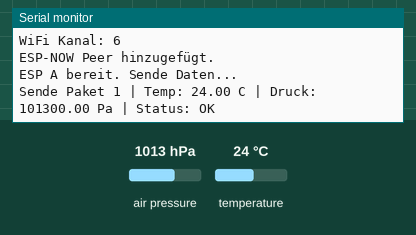
Bench run of a sketch on a simulated ESP32. Shown: the last lines printed to the serial monitor. Inputs (shaded band) come from the test bench; at power-on: air pressure 1013 hPa, temperature 24 °C. WiFi joins after 1.5 s; servers stay silent unless stated.

Above: at 3.7 s.
3.8 s: air pressure set to 952 hPa
At 5.7 s:
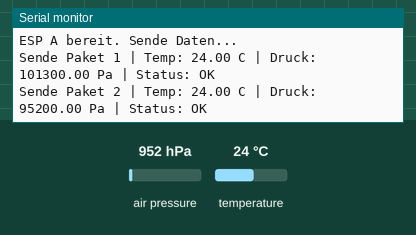
6.5 s: temperature set to 12 °C
At 7.3 s:
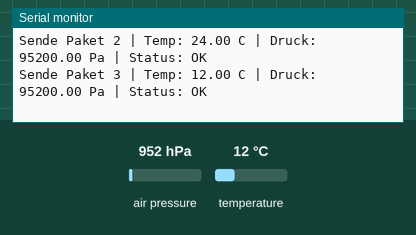
9.2 s: air pressure set to 975 hPa
At 11.8 s:
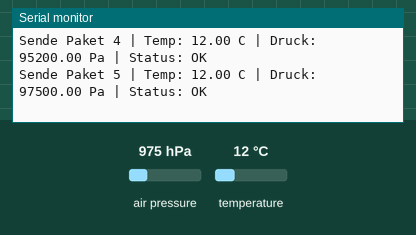
Timing chart, 0 to 13.3 s (numbered marks = the images above; inputs shaded):
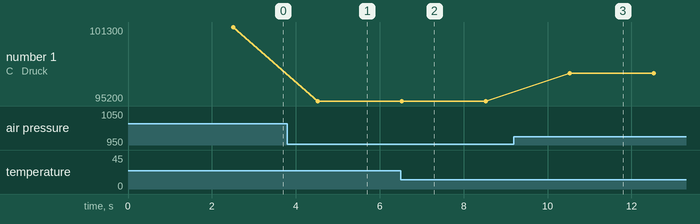

Measured:
- after the input at 3.8 s, the serial monitor: prints a new line after 0.72 s (image 1)
- after the input at 6.5 s, the serial monitor: prints a new line at once (image 2)
- after the input at 9.2 s, the serial monitor: prints a new line after 1.3 s (image 3)
- plotted number 1: 101300 → 95200 after the input at 3.8 s, 95200 → 97500 after the input at 9.2 s

The sketch:

ESPA.ino
```cpp
// ESP_A_SENDER_BMP280_WIFIMANAGER_ESPNOW.ino
// ESP A: WiFiManager + BMP280, sendet per ESP-NOW an ESP B

#include <WiFi.h>
#include <WiFiManager.h>
#include <esp_now.h>
#include <esp_wifi.h>
#include <Wire.h>
#include <Adafruit_BMP280.h>

Adafruit_BMP280 bmp;

typedef struct __attribute__((packed)) {
  uint32_t seq;
  float tempC;
  float pressurePa;
} SensorPacket;

uint32_t seqNo = 0;

// MAC von ESP B
uint8_t receiverMac[6] = {0x00, 0x70, 0x07, 0x84, 0x9F, 0x4C};

static void setWiFiChannel(uint8_t ch) {
  esp_wifi_set_promiscuous(true);
  esp_wifi_set_channel(ch, WIFI_SECOND_CHAN_NONE);
  esp_wifi_set_promiscuous(false);
}

static void initEspNow(uint8_t channel) {
  if (esp_now_init() != ESP_OK) {
    Serial.println("ESP-NOW init fehlgeschlagen");
    while (true) delay(1000);
  }

  esp_now_peer_info_t peer = {};
  memcpy(peer.peer_addr, receiverMac, 6);
  peer.channel = channel;
  peer.encrypt = false;

  if (esp_now_add_peer(&peer) != ESP_OK) {
    Serial.println("Peer add fehlgeschlagen");
    while (true) delay(1000);
  }

  Serial.println("ESP-NOW Peer hinzugefügt.");
}

void setup() {
  Serial.begin(115200);
  delay(1000);

  Wire.begin(21, 22); // SDA = 21, SCL = 22

  if (!bmp.begin(0x76)) {
    Serial.println("BMP280 nicht auf 0x76 gefunden, teste 0x77...");

    if (!bmp.begin(0x77)) {
      Serial.println("BMP280 nicht gefunden. Verkabelung prüfen!");
      while (true) delay(1000);
    }
  }

  Serial.println("BMP280 gefunden!");

  WiFi.mode(WIFI_STA);

  WiFiManager wm;
  wm.setConfigPortalTimeout(180);

  bool ok = wm.autoConnect("ESP-A-Setup");

  if (!ok) {
    Serial.println("WiFiManager nicht verbunden.");
  } else {
    Serial.println("WLAN verbunden.");
  }

  Serial.print("ESP A MAC: ");
  Serial.println(WiFi.macAddress());

  uint8_t ch = WiFi.channel();
  if (ch == 0) ch = 6;

  Serial.print("WiFi Kanal: ");
  Serial.println(ch);

  setWiFiChannel(ch);
  initEspNow(ch);

  Serial.println("ESP A bereit. Sende Daten...");
}

void loop() {
  SensorPacket p;
  p.seq = ++seqNo;
  p.tempC = bmp.readTemperature();
  p.pressurePa = bmp.readPressure();

  esp_err_t r = esp_now_send(receiverMac, (uint8_t*)&p, sizeof(p));

  Serial.print("Sende Paket ");
  Serial.print(p.seq);
  Serial.print(" | Temp: ");
  Serial.print(p.tempC);
  Serial.print(" C | Druck: ");
  Serial.print(p.pressurePa);
  Serial.print(" Pa | Status: ");

  if (r == ESP_OK) {
    Serial.println("OK");
  } else {
    Serial.print("Fehler ");
    Serial.println((int)r);
  }

  delay(2000);
}
```
